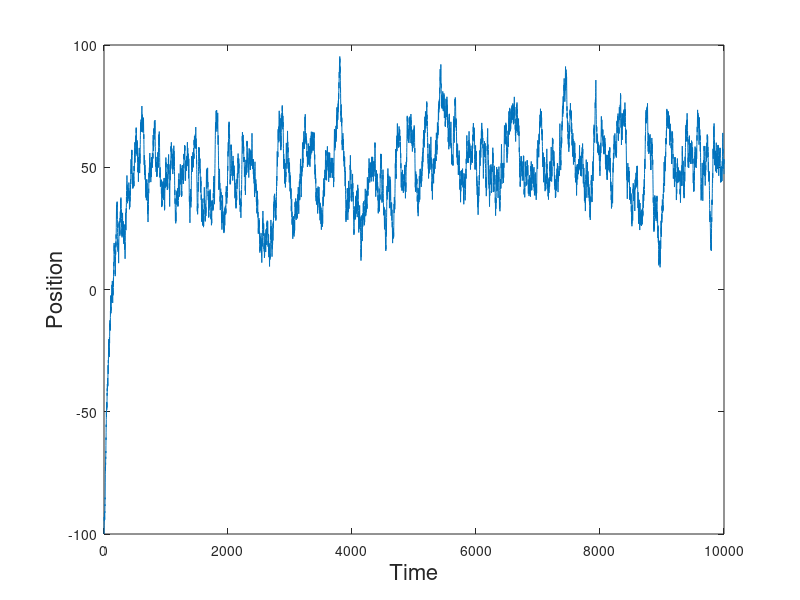
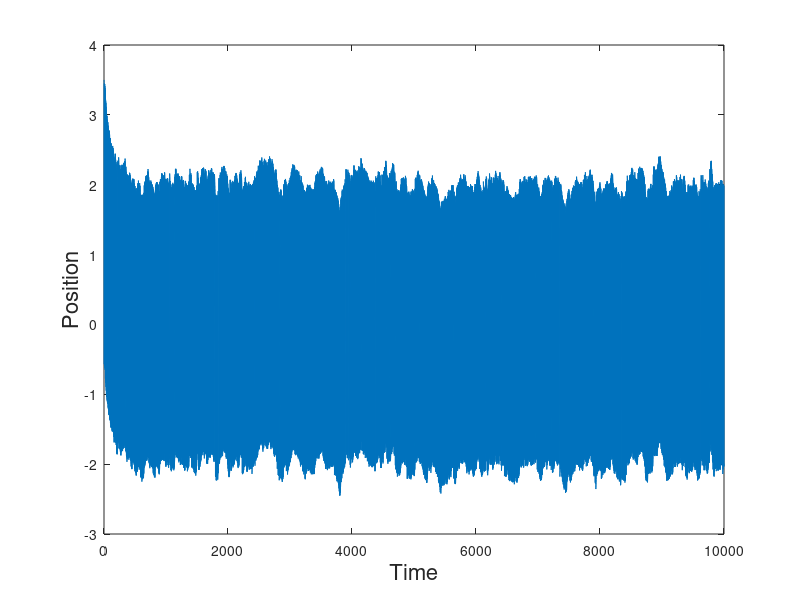

The MATLAB script that drew these images, in order: (Note: this script raises an error after producing the figures.)
clear all;
close all;


t = 10000; %steps

%array initializetion
position_array = zeros(1,t);
ornstein_array = zeros(1,t);
first_deriveative = zeros(1,t-1);
gama_array = zeros(1,t);
%initialize varianbles
curent_position = -100; %position of random walker
count_positive = 0;
count_negative = 0;


%variables the normal distibrution
mu = 0; %mean
sigma = 1; %standar diviation
s = 2 ; %instantaneous volatility
long_term_mean = 50;% long term mean leve
speed_of_reversion = 0.01;% speed of reversion (gama)

position_array(1) = curent_position;


for i = 2 : t
    r = normrnd(mu,sigma);
    if(r>0)
        teliki_timi = 1;
        count_positive = count_positive + teliki_timi;
        curent_position = curent_position + 1;
    else
        teliki_timi = -1;
        count_negative = count_negative + teliki_timi;
        curent_position = curent_position - 1;
    end
    
    position_array(i) = position_array(i-1) + speed_of_reversion*(long_term_mean - position_array(i-1)) + s*teliki_timi;
end

figure('Name','Time Sireres Qrnsterin ');
plot((1:t),position_array)
xlabel('Time','FontSize',16) 
ylabel('Position','FontSize',16) 

saveas(gcf,'Ornstein_prosess_3.eps')

for i = 1 : t-1
   first_deriveative(i) = position_array(i+1) - position_array(i); 
end

unknown_sigma = var(first_deriveative);
unknown_sigma = sqrt(unknown_sigma);
fprintf('Sisgma of time series is %f\n',unknown_sigma);

average_value_of_time_sires = mean(position_array);
fprintf('Mean of time series is %f\n',average_value_of_time_sires);

mean_of_derivative = mean(first_deriveative);
fprintf('Mean of first derivetive of time series is %f\n',mean_of_derivative);

figure('Name','First Derivetive of Time Sires ');
plot((1:t-1),first_deriveative)
xlabel('Time','FontSize',16) 
ylabel('Position','FontSize',16) 

for i = 1:t
    gama_array(i) = VarianceFunction(i,position_array);
end
figure('Name','Variance Function');
plot((1:t),gama_array)
xlabel('Time','FontSize',16) 
ylabel('window','FontSize',16) 

denoize_array = movmean(position_array,20);

figure('Name','Denoise');
plot((1:t),denoize_array)
xlabel('Time','FontSize',16) 
ylabel('Position','FontSize',16) 
